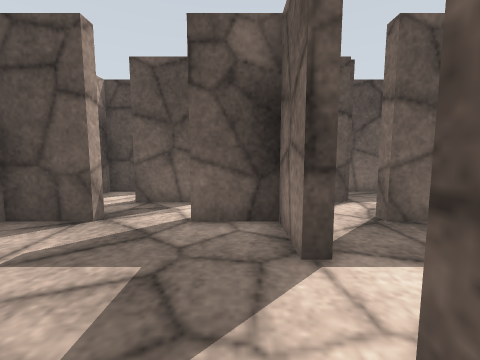
view 1 (above)

12 first-person views from a walk through a robot-simulator world made for Gazebo. The camera is 0.68 m above the floor, tilts 6° down and sees 90° across. The floor is counted in squares, 0.5 m on a side. Each view is taken from the middle of a square. On the plan, view 1 faces up. The plan holds only what a view shows up to about 12 squares ahead; the rest is blank. The place goes on beyond the plan. Some stock models are drawn as simple stand-ins. Surface patterns are stand-ins for the level's own textures.

view 2
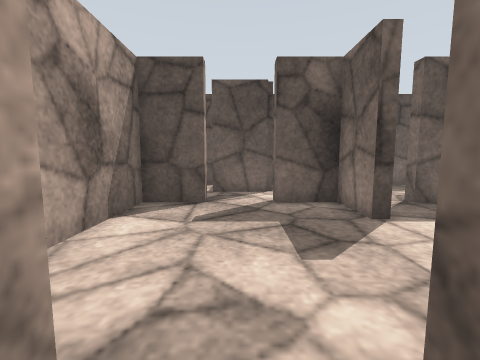

view 3
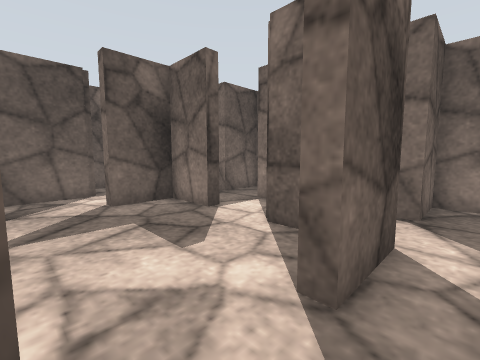

view 4
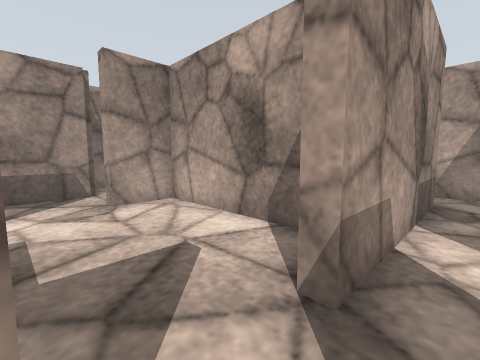

view 5
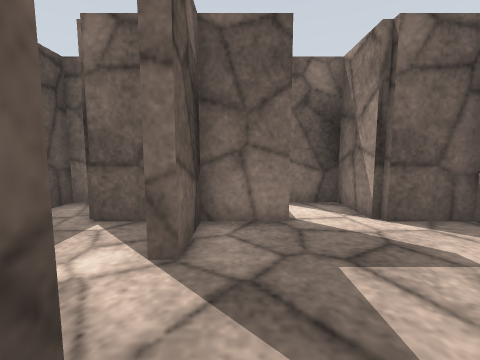

view 6
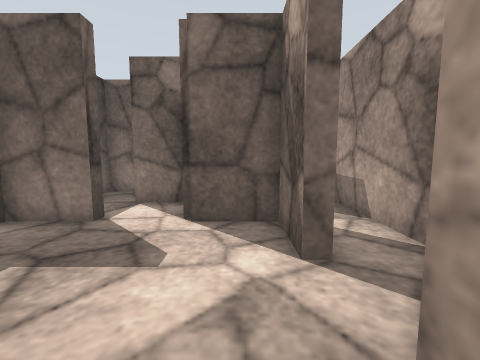

view 7
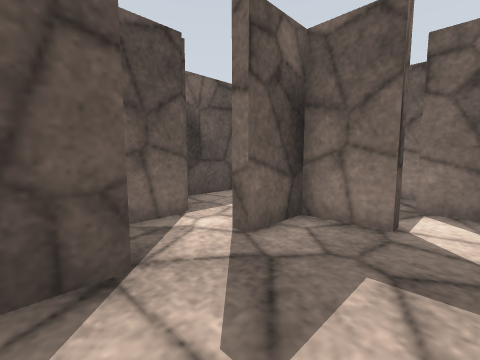

view 8
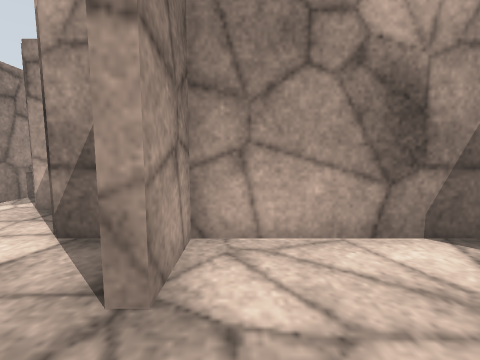

view 9
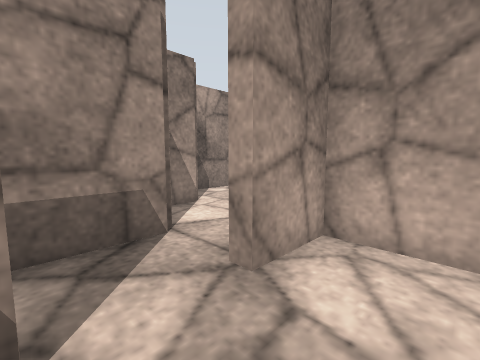

view 10
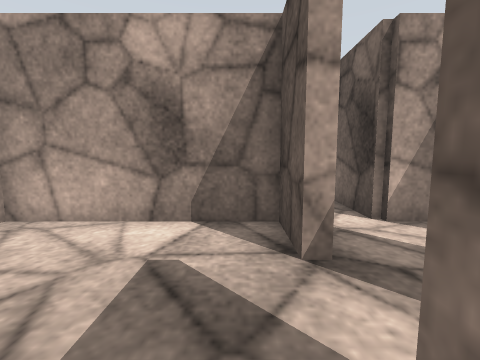

view 11
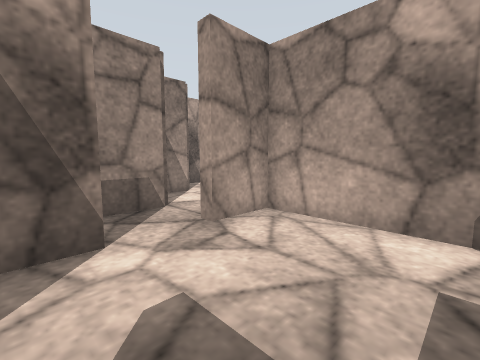

view 12
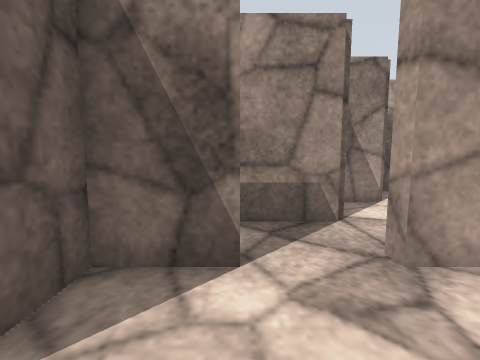

### Floor plan
Key: @ floor where view 1 was taken; # wall or solid block; . floor.
Columns run from 11 left of view 1 to 6 right of it. Each row starts with its distance up from view 1.
  9       ### ########
  8       #.. #...#..
  7     ###.###.###.
  6 #...........#...
  5 #.#######.###.###
  4       #.....#...#
  3       #.....#...#
  2       #.......#
  1       #.....###
  0       #....@#
 -1       ###.###.###
 -2       #.........
 -3       #.#######
 -4      ...
 -5     #.##
 -6    ...
 -7   ####

Where each view was taken, in squares from view 1:
view 1: 0 up, 0 right, facing up
view 2: 2 down, 2 left, facing up
view 3: 2 down, 3 left, facing up-right
view 4: 6 up, 1 left, facing down-left
view 5: 4 up, 4 left, facing right
view 6: 0 up, 4 left, facing right
view 7: 2 up, 4 left, facing up-right
view 8: 0 up, 1 left, facing left
view 9: 1 up, 1 left, facing down-left
view 10: 4 up, 0 right, facing left
view 11: 3 up, 0 right, facing down-left
view 12: 2 up, 1 left, facing down
